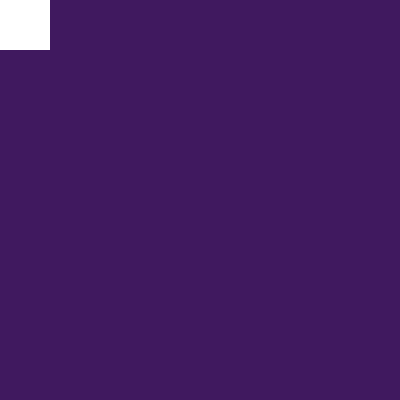
Frame 1 (no input)
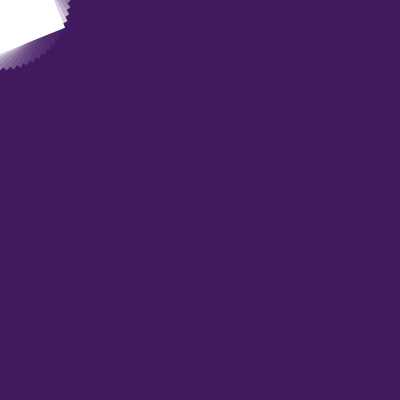
Frame 60 (the mouse pressed at the canvas centre just before this capture)
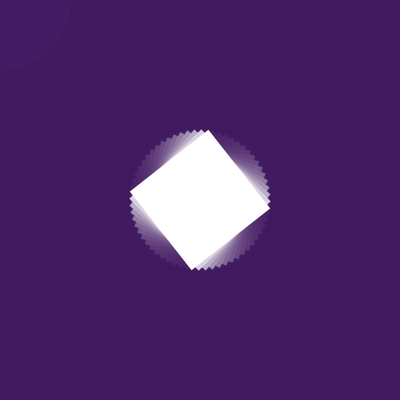
Frame 120 (the mouse held since frame 60 and released just before this capture)

The Processing sketch that drew these frames (run headless with seeded random() and noise(); from frame 60 on, the mouse is pressed at the canvas centre):

// Processing sketch: sketch_12_rect_mouse_rotate
// ── sketch_12_rect_mouse_rotate.pde
float r = 0;
float backR;
float backG;
float backB;

void setup() {
  size(400, 400);
  backR = random(0, 100);
  backG = random(0, 100);
  backB = random(0, 100);
  
  background(backR, backG, backB);
  rectMode(CENTER);
  noStroke();
  smooth();
}

void draw() {
  fill(backR, backG, backB, 50);
  rect(width/2, height/2, width, height);
  
  fill(255);
  //translate(width/2, height/2);
  translate(mouseX, mouseY);
  rotate(r);
  rect(0, 0, 100, 100);
  
  r = r + 0.1;
}
